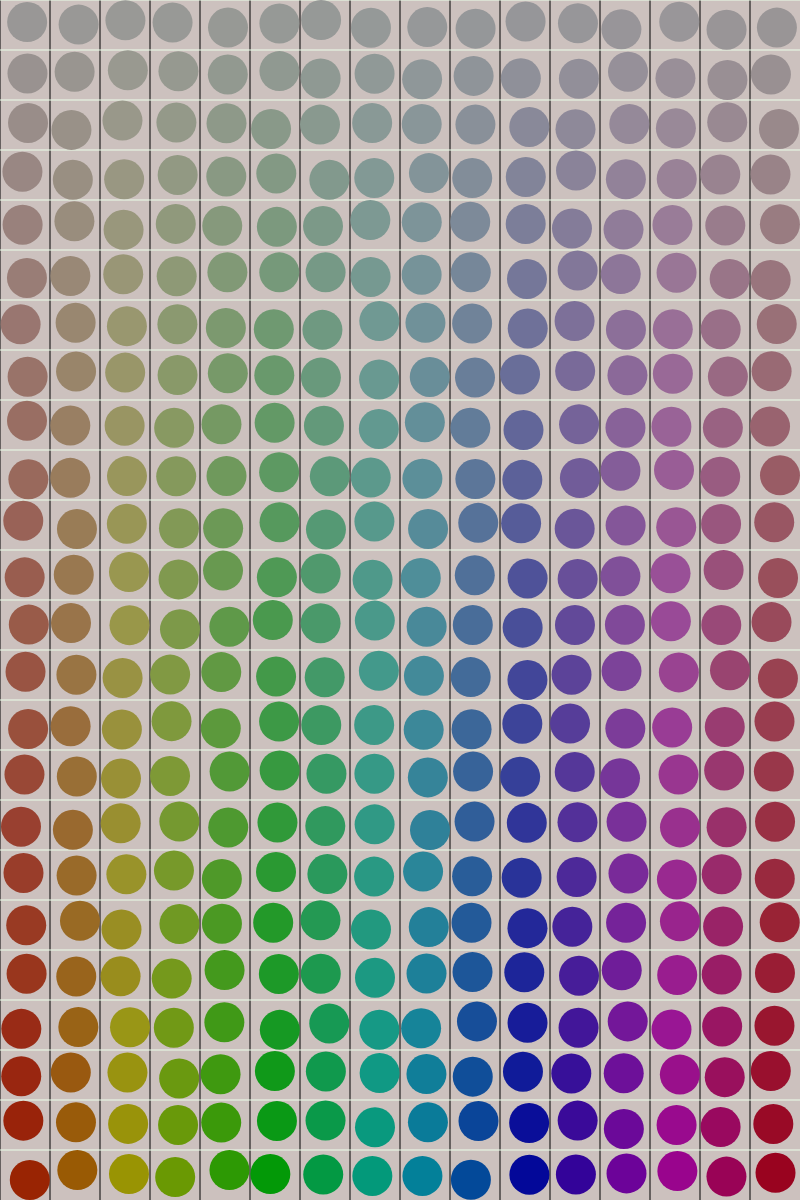
Frame 1 (no input)
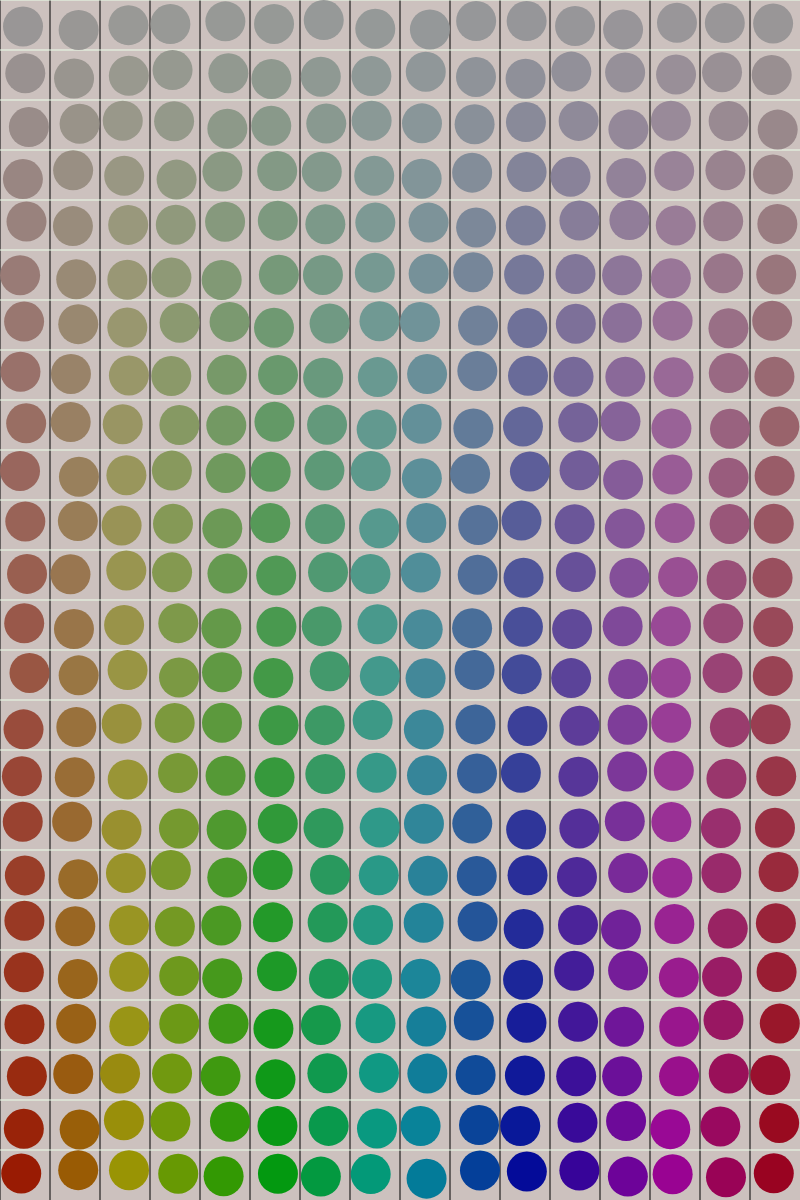
Frame 60 (no input)
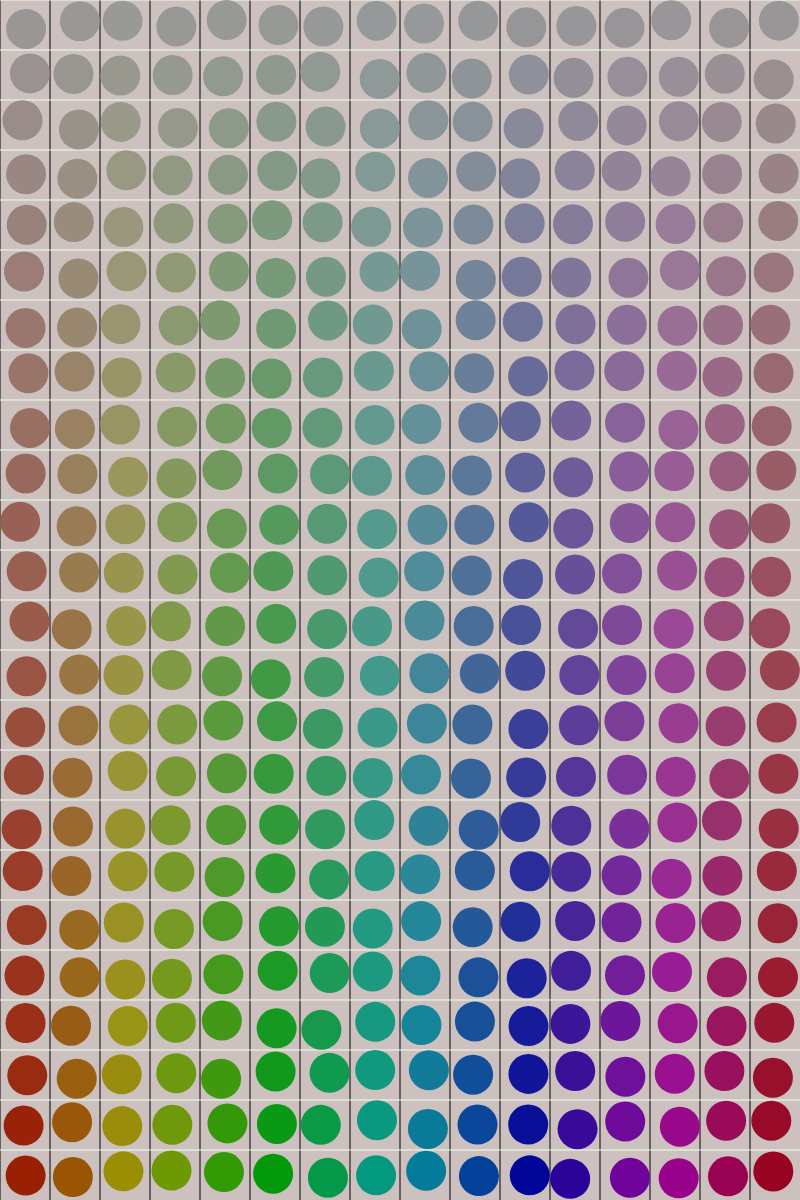
Frame 120 (the mouse pressed at the canvas centre since frame 60)

The p5.js sketch that drew these frames (run headless with seeded random() and noise() and a simulated clock; from frame 60 on, the mouse is pressed at the canvas centre):

// p5.js sketch
// ── sketch.js
let gridStep = 50;
let radius = 20;



function setup() {
  createCanvas(800, 1200);
  colorMode(HSB, width, height, 100);
 
}


function draw() {  /*show repetition*/
   background(30, 80, 80);
  
   showGrid();  
   noStroke();
   for(let x = 0; x < width/gridStep; x++) {
    for (let y = 0; y < height/gridStep; y++){
      console.log(x,y)
      
      let posX = x * gridStep + (gridStep * 0.5);  /*centeralize the circle*/
      let posY = y * gridStep + (gridStep * 0.5); 
      posX += random(-5,5);  /*show random movement, motion */
      posY += random(-5,5);

      
      fill(posX, posY ,60);
      console.log(posX)
    circle (posX, posY, radius*2) /*draw circles*/
    }
  }
  
}


function showGrid() {
  
    stroke(0) /* always come before*/
    for (let x = 0; x < width; x = x +gridStep) {
    /*draw a vertical line*/ 
    line (x, 0, x, height);
  } 
  
  
    stroke(250,100,225)
    for (let y = 0; y < height; y += gridStep) {
    /*get horizontal line */
    line (0, y, width, y);
  }
  
}
// ── style.css
html, body {
    margin: 0;
    padding: 0;
  }



  
  canvas {
    display: block;
  }
  
